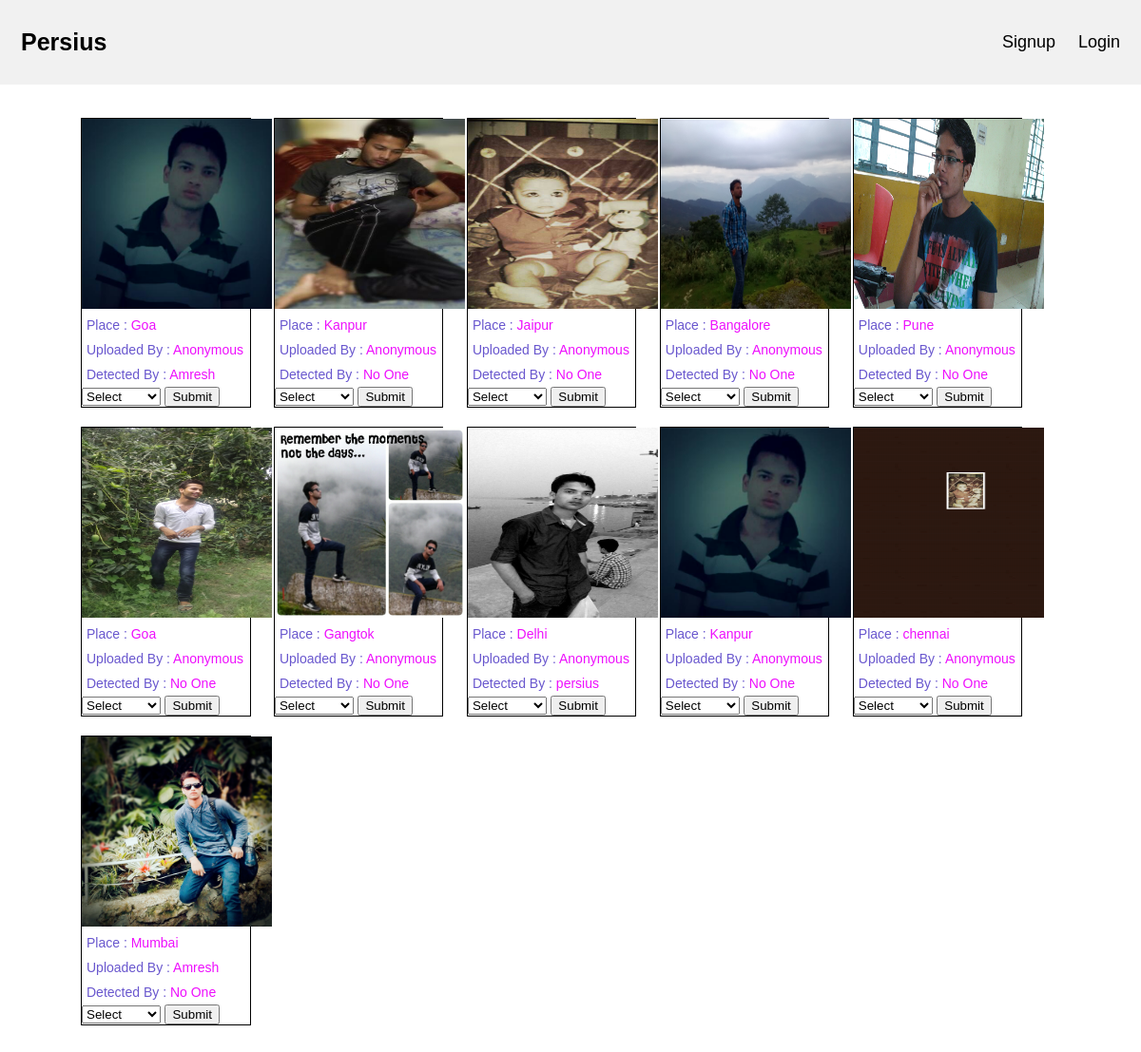
The app's page /persius/ with its own data.
### main/models.py (models this page shows, shortened)
class ImgPlace(models.Model):
    user = models.ForeignKey(User, null=True, on_delete=models.CASCADE)
    img = models.ImageField(null=True, blank=True, upload_to ='uploads/'),
    place = models.CharField(max_length=255, default='')
    image_url = models.URLField(max_length=200, default='')
    guess_by = models.CharField(max_length=255, default='')

### main/views.py (the view, shortened to what this page needs)
# urls.py: path('', views.index, name='index'),
def index(request):
    names = NamesPlace.objects.all()
    imges = ImgPlace.objects.all()
    return render(request,"home.html", {'Places': names, 'imges': imges, 'i': 6})

### main/templates/home.html (shortened to what this page needs)
<!DOCTYPE html>
<html lang="en">
<head>
    {% load static %}
    <link rel="stylesheet" type="text/css" href="{% static 'css/main.css' %}">
</head>
<body>
<div class="header">
  <a href="#default" class="logo">Persius</a>
  <div class="header-right">
      {% if user.is_authenticated %}
      <a class="active" href="#">Hello! {{user.first_name}}</a>
      <a href="logout">Logout</a>
      {% else %}
      <a href="signup">Signup</a>
      <a href="login">Login</a>
      {% endif %}
  </div>
</div>
<div class="container-fluid main">
    <div class="row">
        <div class="imggrid">
            {% for im in imges %}
                <div class="col-xs-12 post-type col-sm-6 col-md-4 col-lg-3">
                    <div>
                        <img class="img" src="{{im.image_url}}">
                    </div>
                    <div class="name">
                        <span class="heading">Place : </span>
                        <span class="in">{{im.place}}</span>
                    </div>
                    <div class="name">
                        <span class="heading">Uploaded By : </span>
                        <span class="in">
                            {% if  im.user %}
                            {{im.user.first_name}}
                            {% else %}
                            Anonymous
                            {% endif %}
                        </span>
                    </div>
                    <div class="name">
                        <span class="heading">Detected By : </span>
                        <span class="in">
                            {% if  im.guess_by %}
                                {{im.guess_by}}
                            {% else %}
                                No One
                            {% endif %}
                        </span>
                    </div>
                    <div>
                        <form method="POST" action="/persius/place">
                          <select name="agent_id" required>
                            <option value="1">Select</option>
                          </select>
                          <input type="submit" value="Submit">
                        </form>
                    </div>
                </div>
            {% endfor %}
        </div>
    </div>
</div>
</body>
</html>

### main/static/css/main.css (style rules this page uses)
* { box-sizing: border-box; }
body { margin: 0; font-family: Arial, Helvetica, sans-serif; }
.header { overflow: hidden; background-color: #f1f1f1; padding: 20px 10px; }
.header a { float: left; color: black; text-align: center; padding: 12px; text-decoration: none; font-size: 18px; line-height: 25px; border-radius: 4px; }
.header a.logo { font-size: 25px; font-weight: bold; }
.header-right { float: right; }
.main { margin: 25px; }
.img { height: 200px; width: 200px; }
.imggrid { margin-left: 50px; margin-right: 50px; }
.post-type { width: 17%; margin: 10px; display: inline-block; border: 1px solid black; }
.name { padding: 5px; font-size: 14px; }
.heading { color: #6957ce; }
.in { color: #ee0ffd; }

### records on screen
ImgPlace: image_url (picture), place "Goa", shows "Anonymous", guess_by "Amresh"
ImgPlace: image_url (picture), place "Kanpur", shows "Anonymous", guess_by "No One"
ImgPlace: image_url (picture), place "Jaipur", shows "Anonymous", guess_by "No One"
ImgPlace: image_url (picture), place "Bangalore", shows "Anonymous", guess_by "No One"
ImgPlace: image_url (picture), place "Pune", shows "Anonymous", guess_by "No One"
ImgPlace: image_url (picture), place "Goa", shows "Anonymous", guess_by "No One"
ImgPlace: image_url (picture), place "Gangtok", shows "Anonymous", guess_by "No One"
ImgPlace: image_url (picture), place "Delhi", shows "Anonymous", guess_by "persius"
ImgPlace: image_url (picture), place "Kanpur", shows "Anonymous", guess_by "No One"
ImgPlace: image_url (picture), place "chennai", shows "Anonymous", guess_by "No One"
ImgPlace: image_url (picture), place "Mumbai", user.first_name "Amresh", guess_by "No One"
